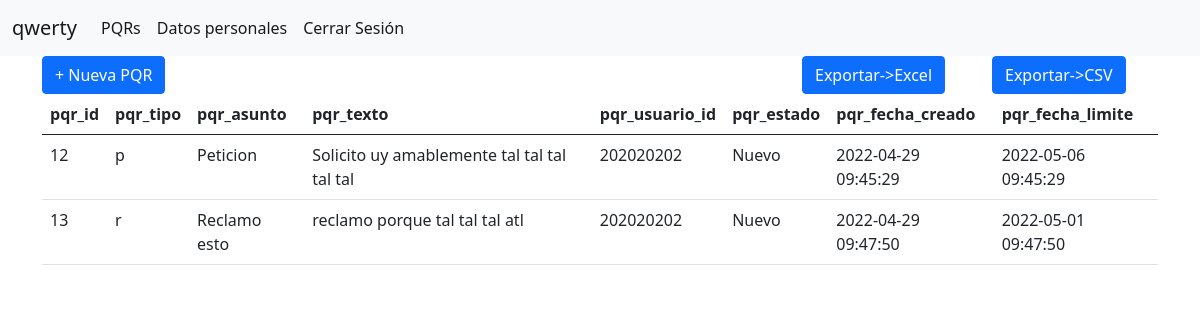
The app's page /App/manager.php (signed in) with its own data.
### tables this page shows
CREATE TABLE `pqr` (
  `pqr_id` int(10) NOT NULL AUTO_INCREMENT,
  `pqr_tipo` varchar(10) NOT NULL,
  `pqr_asunto` varchar(100) NOT NULL,
  `pqr_texto` varchar(1000) NOT NULL,
  `pqr_usuario_id` int(10) NOT NULL,
  `pqr_estado` varchar(13) NOT NULL,
  `pqr_fecha_creado` datetime NOT NULL,
  `pqr_fecha_limite` datetime NOT NULL,
  PRIMARY KEY (`pqr_id`),
  KEY `pqr_usuario_id` (`pqr_usuario_id`),
  CONSTRAINT `pqr_ibfk_1` FOREIGN KEY (`pqr_usuario_id`) REFERENCES `usuarios` (`usuario_id`) ON DELETE CASCADE ON UPDATE CASCADE
);

### Modelos/pqrs.php (called while the page is built, shortened)
<?php
require_once($_SERVER['DOCUMENT_ROOT']."/RegistroPQR/Controladores/pqrs.php");
class Pqr {
    function __construct($pqr_tipo,$pqr_asunto,$pqr_texto,$pqr_usuario_id,$pqr_estado,$pqr_fecha_creado,$pqr_fecha_limite){
        $this->pqr_usuario_id = $pqr_usuario_id;
    }
    function buscar_pqrs(){
        return buscar_pqrs($this->pqr_usuario_id);
    }
}
?>

### Controladores/pqrs.php (called while the page is built, shortened)
<?php
require_once($_SERVER['DOCUMENT_ROOT']."/RegistroPQR/Modelos/pqrs.php");
require_once($_SERVER['DOCUMENT_ROOT']."/RegistroPQR/Controladores/pqrs.php");
require_once($_SERVER['DOCUMENT_ROOT']."/RegistroPQR/Controladores/conexionBD.php");
function buscar_pqrs($pqr_usuario_id){
    global $conexion;
    $pqr_usuario_id = $pqr_usuario_id;
    $rows = null;
    $query = $conexion->prepare("SELECT * FROM pqr WHERE pqr_usuario_id = ?;");
    $query->bind_param("i", $pqr_usuario_id);
    try {
        $query->execute();
        $resultado = $query->get_result();
        while($row = $resultado->fetch_array()){
            $rows[] = $row;
        }
    }
    catch(Exception $e){
        $resultado = "Error: " . $e;
    }finally{
        return $rows;
    }
}

### App/manager.php (the view, shortened to what this page needs)
<?php
require_once($_SERVER['DOCUMENT_ROOT']."/RegistroPQR/Modelos/pqrs.php");
if(isset($_SESSION['user']) && isset($_SESSION['id'])){
    $pqr_usuario_id = $_SESSION['id'];
    $pqr = new Pqr(null, null, null,$pqr_usuario_id,null ,null ,null);
    if($_SESSION['admin'] == "No"){
        $rows = $pqr->buscar_pqrs();
    }else{
        $rows = $pqr->buscar_todas_pqrs();
        $th_eliminar = "<th>pqr_eliminar</th>";
        $th_editar = "<th>pqr_editar</th>";
    }
}
else{
    header("Location: /RegistroPQR/");
}
?>
<!DOCTYPE html>
<html lang="en">
<head>
    <link href="https://cdn.jsdelivr.net/npm/bootstrap@5.0.2/dist/css/bootstrap.min.css" rel="stylesheet">
</head>
<body>
    <?php require_once($_SERVER["DOCUMENT_ROOT"]."/RegistroPQR/App/navbar.php") ?>
    <div class="container">
        <div class="row justify-content-between">
            <div class="col-sm-2">
                <a href="/RegistroPQR/App/pqr/nueva_pqr.php">
                    <button class="btn btn-primary">+ Nueva PQR</button>
                </a>
            </div>
            <div class="col-sm-4">
                <div class="row">
                    <div class="col-sm">
                        <a href="/RegistroPQR/App/pqr/pqr_exportada-excel.php">
                            <button class="btn btn-primary">Exportar->Excel</button>
                        </a>
                    </div>
                    <div class="col-sm">
                        <a href="/RegistroPQR/App/pqr/pqr_exportada-csv.php">
                            <button class="btn btn-primary">Exportar->CSV</button>
                        </a>
                    </div>
                </div>
            </div>
        </div>
        <table class="table">
            <thead>
                <tr>
                    <th>pqr_id</th>
                    <th>pqr_tipo</th>
                    <th>pqr_asunto</th>
                    <th>pqr_texto</th>
                    <th>pqr_usuario_id</th>
                    <th>pqr_estado</th>
                    <th>pqr_fecha_creado</th>
                    <th>pqr_fecha_limite</th>
                </tr>
            </thead>
            <tbody>
            <?php
            if($rows != null){
                foreach ($rows as $fila) {
                    $pqr_id = $fila['pqr_id'];
                    $pqr_tipo = $fila['pqr_tipo'];
                    $pqr_asunto = $fila['pqr_asunto'];
                    $pqr_texto = $fila['pqr_texto'];
                    $pqr_usuario_id = $fila['pqr_usuario_id'];
                    $pqr_estado = $fila['pqr_estado'];
                    $pqr_fecha_creado = $fila['pqr_fecha_creado'];
                    $pqr_fecha_limite = $fila['pqr_fecha_limite'];
                    echo "<tr>";
                    echo "<td>". $pqr_id . "</td>";
                    echo "<td>". $pqr_tipo . "</td>";
                    echo "<td>". $pqr_asunto . "</td>";
                    echo "<td>". $pqr_texto . "</td>";
                    echo "<td>". $pqr_usuario_id . "</td>";
                    echo "<td>". $pqr_estado . "</td>";
                    echo "<td>". $pqr_fecha_creado . "</td>";
                    echo "<td>". $pqr_fecha_limite . "</td>";
                    echo "</tr>";
                }
            }
            else{
                echo "<tr><td colspan=6><h3>No tienes PQRs registradas a tu nombre</h3><td><tr>";
            }
                 ?>
        </tbody>
        </table>
    </div>
</body>
</html>

### records on screen
pqr: pqr_id "12", pqr_tipo "p", pqr_asunto "Peticion", pqr_texto "Solicito uy amablemente tal tal tal tal tal", pqr_usuario "202020202", pqr_estado "Nuevo", pqr_fecha_creado "2022-04-29 09:45:29", pqr_fecha_limite "2022-05-06 09:45:29"
pqr: pqr_id "13", pqr_tipo "r", pqr_asunto "Reclamo esto", pqr_texto "reclamo porque tal tal tal atl", pqr_usuario "202020202", pqr_estado "Nuevo", pqr_fecha_creado "2022-04-29 09:47:50", pqr_fecha_limite "2022-05-01 09:47:50"

### other values on screen
$_SESSION['user'] "qwerty"
